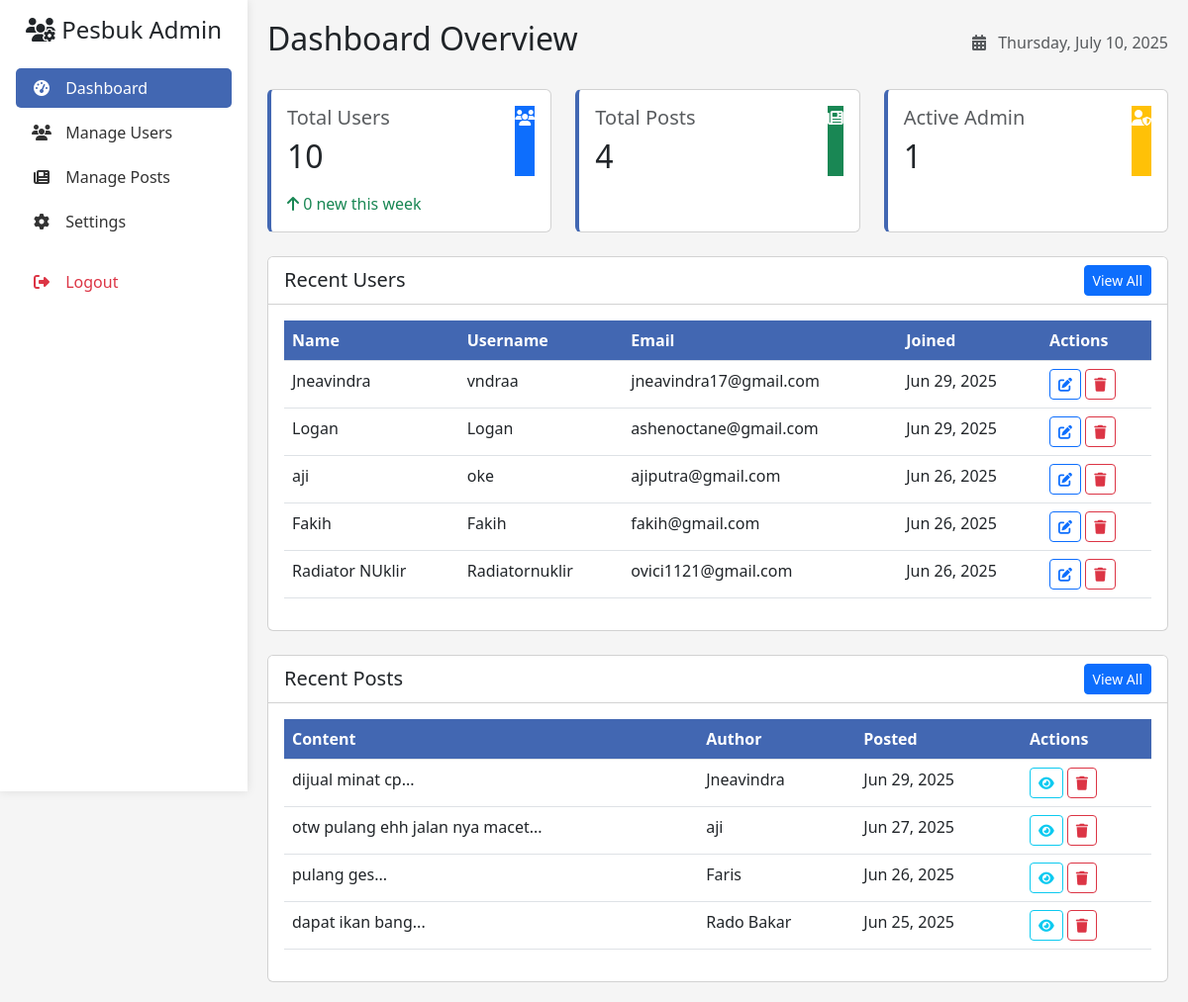
/admin/dashboard.php (signed in), run on an earlier commit of the app's database.
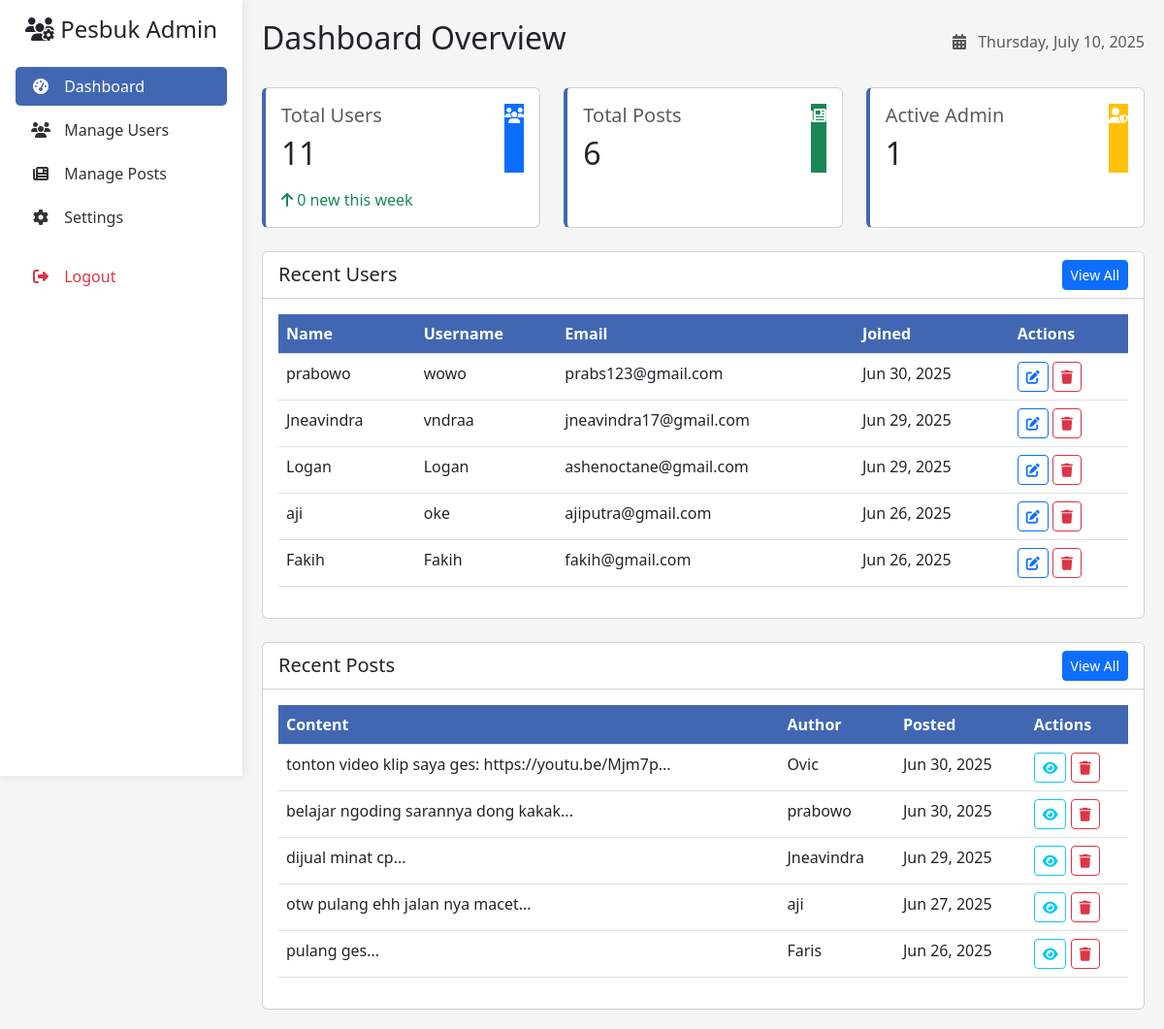
And on a later commit of the database.
### tables this page shows
CREATE TABLE `users` (
  `id` int(11) NOT NULL,
  `name` varchar(100) NOT NULL,
  `username` varchar(50) NOT NULL,
  `email` varchar(100) NOT NULL,
  `photo` varchar(255) DEFAULT NULL,
  `password` varchar(255) NOT NULL,
  `full_name` varchar(100) DEFAULT NULL,
  `profile_picture` varchar(255) DEFAULT NULL,
  `bio` text DEFAULT NULL,
  `created_at` datetime DEFAULT current_timestamp(),
  `birthdate` date DEFAULT NULL,
  `work` varchar(255) DEFAULT NULL,
  `address` varchar(255) DEFAULT NULL,
  `last_active` datetime DEFAULT current_timestamp()
);

CREATE TABLE `posts` (
  `id` int(11) NOT NULL,
  `user_id` int(11) NOT NULL,
  `content` text DEFAULT NULL,
  `image` varchar(255) DEFAULT NULL,
  `created_at` datetime DEFAULT current_timestamp(),
  `photo` varchar(255) DEFAULT NULL
);

### admin/dashboard.php (the view, shortened to what the changed rows need)
<?php
require_once("auth_admin.php");
$stmt = $db->prepare("SELECT COUNT(*) FROM users");
$stmt->execute();
$total_users = $stmt->fetchColumn();
$stmt = $db->prepare("SELECT COUNT(*) FROM posts");
$stmt->execute();
$total_posts = $stmt->fetchColumn();
$stmt = $db->prepare("SELECT * FROM users ORDER BY created_at DESC LIMIT 5");
$stmt->execute();
$recent_users = $stmt->fetchAll(PDO::FETCH_ASSOC);
$stmt = $db->prepare("
    SELECT p.*, u.name, u.username
    FROM posts p
    JOIN users u ON p.user_id = u.id
    ORDER BY p.created_at DESC
    LIMIT 5
");
$stmt->execute();
$recent_posts = $stmt->fetchAll(PDO::FETCH_ASSOC);
?>
<!DOCTYPE html>
<html lang="en">
<head>
    <link rel="stylesheet" href="https://cdn.jsdelivr.net/npm/bootstrap@5.3.0/dist/css/bootstrap.min.css">
    <link rel="stylesheet" href="https://cdnjs.cloudflare.com/ajax/libs/font-awesome/6.4.0/css/all.min.css">
</head>
<body>
    <div class="main-content">
        <div class="d-flex justify-content-between align-items-center mb-4">
            <h2>Dashboard Overview</h2>
        </div>
        <div class="row mb-4">
            <div class="col-md-4">
                <div class="card card-stat h-100">
                    <div class="card-body">
                        <div class="d-flex justify-content-between">
                            <div>
                                <h5 class="card-title text-muted">Total Users</h5>
                                <h2 class="mb-0"><?php echo $total_users; ?></h2>
                            </div>
                        </div>
                    </div>
                </div>
            </div>
            <div class="col-md-4">
                <div class="card card-stat h-100">
                    <div class="card-body">
                        <div class="d-flex justify-content-between">
                            <div>
                                <h5 class="card-title text-muted">Total Posts</h5>
                                <h2 class="mb-0"><?php echo $total_posts; ?></h2>
                            </div>
                        </div>
                    </div>
                </div>
            </div>
            <div class="col-md-4">
                <div class="card card-stat h-100">
                    <div class="card-body">
                        <div class="d-flex justify-content-between">
                            <div>
                                <h2 class="mb-0">1</h2>
                            </div>
                        </div>
                    </div>
                </div>
            </div>
        </div>
        <div class="card mb-4">
            <div class="card-body">
                <div class="table-responsive">
                    <table class="table table-hover">
                        <thead>
                            <tr>
                                <th>Name</th>
                                <th>Username</th>
                                <th>Email</th>
                                <th>Joined</th>
                                <th>Actions</th>
                            </tr>
                        </thead>
                        <tbody>
                            <?php foreach($recent_users as $user): ?>
                            <tr>
                                <td><?php echo htmlspecialchars($user['name']); ?></td>
                                <td><?php echo htmlspecialchars($user['username']); ?></td>
                                <td><?php echo htmlspecialchars($user['email']); ?></td>
                                <td><?php echo date('M j, Y', strtotime($user['created_at'])); ?></td>
                                <td>
                                    <a href="user_edit.php?id=<?php echo $user['id']; ?>" class="btn btn-sm btn-outline-primary">
                                        <i class="fas fa-edit"></i>
                                    </a>
                                    <a href="user_delete.php?id=<?php echo $user['id']; ?>" class="btn btn-sm btn-outline-danger" onclick="return confirm('Are you sure?')">
                                        <i class="fas fa-trash"></i>
                                    </a>
                                </td>
                            </tr>
                            <?php endforeach; ?>
                        </tbody>
                    </table>
                </div>
            </div>
        </div>
        <div class="card">
            <div class="card-body">
                <div class="table-responsive">
                    <table class="table table-hover">
                        <thead>
                            <tr>
                                <th>Content</th>
                                <th>Author</th>
                                <th>Posted</th>
                                <th>Actions</th>
                            </tr>
                        </thead>
                        <tbody>
                            <?php foreach($recent_posts as $post): ?>
                            <tr>
                                <td><?php echo substr(htmlspecialchars($post['content']), 0, 50); ?>...</td>
                                <td><?php echo htmlspecialchars($post['name']); ?></td>
                                <td><?php echo date('M j, Y', strtotime($post['created_at'])); ?></td>
                                <td>
                                    <a href="post_view.php?id=<?php echo $post['id']; ?>" class="btn btn-sm btn-outline-info">
                                        <i class="fas fa-eye"></i>
                                    </a>
                                    <a href="post_delete.php?id=<?php echo $post['id']; ?>" class="btn btn-sm btn-outline-danger" onclick="return confirm('Are you sure?')">
                                        <i class="fas fa-trash"></i>
                                    </a>
                                </td>
                            </tr>
                            <?php endforeach; ?>
                        </tbody>
                    </table>
                </div>
            </div>
        </div>
    </div>
</body>
</html>

What changed in the data, as far as the page shows it:
no longer on this page (row unchanged): users: name "Radiator NUklir", username "Radiatornuklir", email "ovici1121@gmail.com", created_at "Jun 26, 2025"
no longer on this page (row unchanged): posts: content "dapat ikan bang", user.name "Rado Bakar", created_at "Jun 25, 2025"
added users: name "prabowo", username "wowo", email "prabs123@gmail.com", created_at "Jun 30, 2025"
added posts: content "tonton video klip saya ges: https://youtu.be/Mjm7p", user.name "Ovic", created_at "Jun 30, 2025"
added posts: content "belajar ngoding sarannya dong kakak", user.name "prabowo", created_at "Jun 30, 2025"
Also different on the page:
$total_users: "10" → "11"
$total_posts: "4" → "6"
